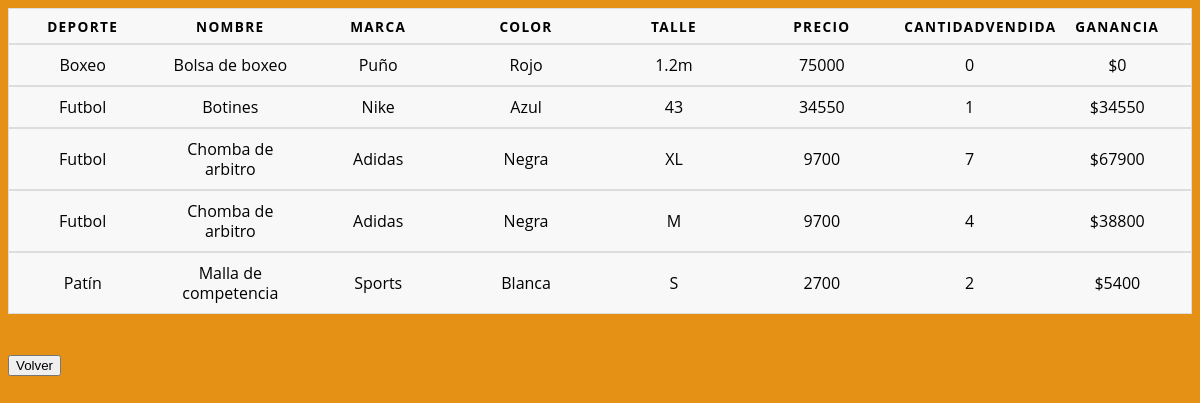
The page /ganancias.php on the database its author committed.
### tables this page shows
CREATE TABLE `producto` (
  `Id` int(11) NOT NULL,
  `Deporte` varchar(255) DEFAULT NULL,
  `Nombre` varchar(255) NOT NULL,
  `Marca` varchar(255) NOT NULL,
  `Color` varchar(255) DEFAULT NULL,
  `Talle` varchar(255) DEFAULT NULL,
  `Stock` int(11) NOT NULL,
  `Precio` float NOT NULL,
  `Proveedor` varchar(255) NOT NULL,
  `MailProveedor` varchar(255) NOT NULL,
  `TelefonoProveedor` varchar(255) DEFAULT NULL,
  `Eliminado` tinyint(1) DEFAULT NULL,
  `CantidadVendida` int(11) DEFAULT NULL
);

### ganancias.php (the view, shortened to what this page needs)
<?php
    include("conexion.php");
    $listProductos=mysqli_query($conexion, "SELECT Deporte, Nombre, Marca, Color, Talle, Precio, CantidadVendida FROM producto
                                WHERE Eliminado = 0 ORDER BY Deporte ASC, Nombre ASC");
?>
<!DOCTYPE html>
<html lang="es">
<head>
	<link rel="stylesheet" href="tabla.css">
</head>
<body>
	<?php
		if($listProductos->num_rows > 0){
			Echo
				"<table>
					<thead>
						<tr>
							<th scope='col'>Deporte</th><th scope='col'>Nombre</th><th scope='col'>Marca</th><th scope='col'>Color</th><th scope='col'>Talle</th>
                            <th scope='col'>Precio</th><th scope='col'>CantidadVendida</th><th scope='col'>Ganancia</th>
						</tr>
					</thead>
				</table>";
			while($row = $listProductos->fetch_assoc()) {
                $ganancia = $row['Precio'] * $row['CantidadVendida'];
				Echo
					"<table>
						<tr>
							<td>".$row['Deporte']."</td><td>".$row['Nombre']."</td><td>".$row['Marca']."</td>
							<td>".$row['Color']."</td><td>".$row['Talle']."</td><td>".$row['Precio']."</td><td>".$row['CantidadVendida']."</td>
                            <td>".'$'.$ganancia."</td>
						</tr>
					</table>";
			}
            Echo "<br/><br/><a href=admin_site.php><button>Volver</button></a>";
		}else{
			Echo "Error";
		}
	?>
</body>
</html>

### tabla.css (style rules this page uses)
body { background-color: #e49116; font-family: "Open Sans", sans-serif; line-height: 1.25; }
table { border: 1px solid #ccc; border-collapse: collapse; margin: 0; padding: 0; width: 100%; table-layout: fixed; }
table tr { background-color: #f8f8f8; border: 1px solid #ddd; padding: .35em; }
table th, table td { padding: .625em; text-align: center; }
table th { font-size: .85em; letter-spacing: .1em; text-transform: uppercase; }

### rows shown on the page
producto: Deporte "Boxeo", Nombre "Bolsa de boxeo", Marca "Puño", Color "Rojo", Talle "1.2m", Precio "75000", CantidadVendida "0"
producto: Deporte "Futbol", Nombre "Botines", Marca "Nike", Color "Azul", Talle "43", Precio "34550", CantidadVendida "1"
producto: Deporte "Futbol", Nombre "Chomba de arbitro", Marca "Adidas", Color "Negra", Talle "XL", Precio "9700", CantidadVendida "7", ganancia "67900"
producto: Deporte "Futbol", Nombre "Chomba de arbitro", Marca "Adidas", Color "Negra", Talle "M", Precio "9700", CantidadVendida "4", ganancia "38800"
producto: Deporte "Patín", Nombre "Malla de competencia", Marca "Sports", Color "Blanca", Talle "S", Precio "2700", CantidadVendida "2", ganancia "5400"
